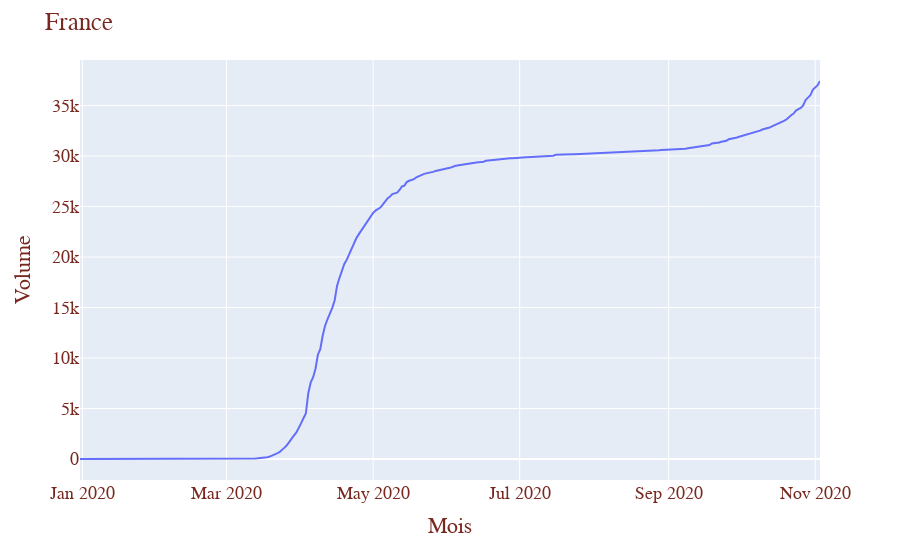

Here is the notebook cell this chart was saved with:
### Code cell
massBalance()

### Figure 1 — Plotly figure (JSON) as saved in the notebook; plotly's stock layout.template omitted (floating-point values rounded to 4 significant figures; data arrays with more than 128 entries replaced by an {"elided": "..."} marker saying what was removed)
{"data": [{"hoverlabel": {"namelength": 0}, "hovertemplate": "x=%{x}<br>y=%{y}", "legendgroup": "", "line": {"color": "#636efa", "dash": "solid"}, "mode": "lines", "name": "", "showlegend": false, "type": "scatter", "x": {"elided": "309 str values"}, "xaxis": "x", "y": {"elided": "309 int values"}, "yaxis": "y"}], "layout": {"font": {"color": "#78281F", "family": "Courier New, monospace", "size": 18}, "legend": {"tracegroupgap": 0}, "margin": {"t": 60}, "title": {"text": "France"}, "xaxis": {"anchor": "y", "domain": [0, 1], "title": {"text": "Mois"}}, "yaxis": {"anchor": "x", "domain": [0, 1], "title": {"text": "Volume"}}}}
